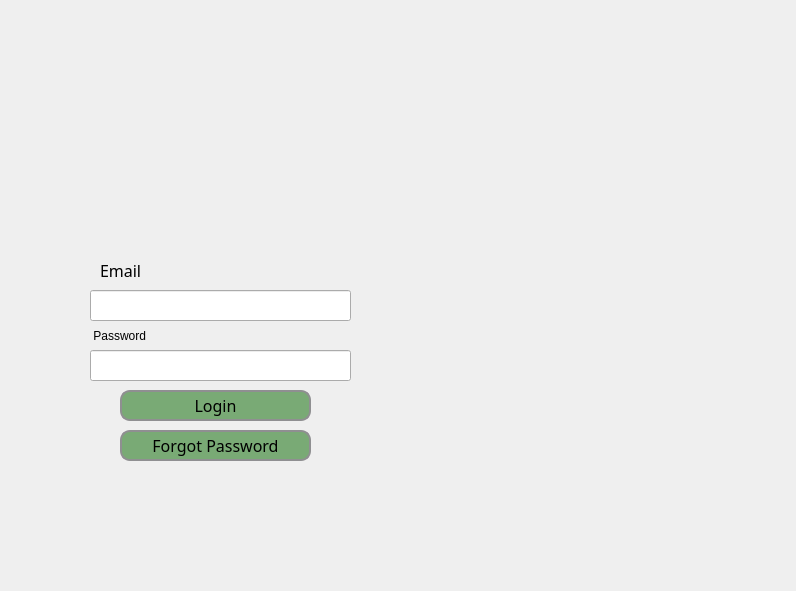
<?xml version="1.0" encoding="UTF-8"?>
<ui version="4.0">
 <class>Form</class>
 <widget class="QWidget" name="Form">
  <property name="geometry">
   <rect>
    <x>0</x>
    <y>0</y>
    <width>796</width>
    <height>591</height>
   </rect>
  </property>
  <property name="windowTitle">
   <string>Form</string>
  </property>
  <widget class="QLabel" name="label">
   <property name="geometry">
    <rect>
     <x>-230</x>
     <y>-220</y>
     <width>680</width>
     <height>360</height>
    </rect>
   </property>
   <property name="text">
    <string>&lt;html&gt;&lt;head/&gt;&lt;body&gt;&lt;p&gt;&lt;img src=&quot;:/ask/2593043.jpg&quot;/&gt;&lt;/p&gt;&lt;/body&gt;&lt;/html&gt;</string>
   </property>
  </widget>
  <widget class="QLabel" name="label_2">
   <property name="geometry">
    <rect>
     <x>100</x>
     <y>260</y>
     <width>151</width>
     <height>21</height>
    </rect>
   </property>
   <property name="font">
    <font>
     <family>8514oem</family>
     <pointsize>12</pointsize>
     <weight>50</weight>
     <italic>false</italic>
     <bold>false</bold>
    </font>
   </property>
   <property name="styleSheet">
    <string notr="true">font: 12pt &quot;8514oem&quot;;</string>
   </property>
   <property name="text">
    <string>Email </string>
   </property>
  </widget>
  <widget class="QLineEdit" name="emailInput">
   <property name="geometry">
    <rect>
     <x>90</x>
     <y>290</y>
     <width>261</width>
     <height>31</height>
    </rect>
   </property>
  </widget>
  <widget class="QLabel" name="label_3">
   <property name="geometry">
    <rect>
     <x>90</x>
     <y>320</y>
     <width>151</width>
     <height>31</height>
    </rect>
   </property>
   <property name="styleSheet">
    <string notr="true">font: 12pt &quot;8514oem&quot;;</string>
   </property>
   <property name="text">
    <string> Password</string>
   </property>
  </widget>
  <widget class="QLineEdit" name="passInput">
   <property name="geometry">
    <rect>
     <x>90</x>
     <y>350</y>
     <width>261</width>
     <height>31</height>
    </rect>
   </property>
   <property name="echoMode">
    <enum>QLineEdit::Password</enum>
   </property>
  </widget>
  <widget class="QPushButton" name="loginButton">
   <property name="geometry">
    <rect>
     <x>120</x>
     <y>390</y>
     <width>191</width>
     <height>31</height>
    </rect>
   </property>
   <property name="font">
    <font>
     <family>8514oem</family>
     <pointsize>12</pointsize>
     <weight>9</weight>
     <italic>false</italic>
     <bold>false</bold>
    </font>
   </property>
   <property name="styleSheet">
    <string notr="true">background-color: rgb(121, 170, 117);
font: 75 12pt &quot;8514oem&quot;;
border-radius: 10px; 
border: 2px solid #8f8f91;</string>
   </property>
   <property name="text">
    <string>Login</string>
   </property>
  </widget>
  <widget class="QPushButton" name="pushButton_2">
   <property name="geometry">
    <rect>
     <x>120</x>
     <y>430</y>
     <width>191</width>
     <height>31</height>
    </rect>
   </property>
   <property name="font">
    <font>
     <family>8514oem</family>
     <pointsize>12</pointsize>
     <weight>9</weight>
     <italic>false</italic>
     <bold>false</bold>
    </font>
   </property>
   <property name="styleSheet">
    <string notr="true">background-color: rgb(121, 170, 117);
font: 75 12pt &quot;8514oem&quot;;
border-radius: 10px; 
border: 2px solid #8f8f91;</string>
   </property>
   <property name="text">
    <string>Forgot Password</string>
   </property>
  </widget>
  <widget class="QLabel" name="label_4">
   <property name="geometry">
    <rect>
     <x>0</x>
     <y>0</y>
     <width>801</width>
     <height>591</height>
    </rect>
   </property>
   <property name="text">
    <string/>
   </property>
   <property name="pixmap">
    <pixmap>wepik-export-20231217053042atAc.jpeg</pixmap>
   </property>
   <property name="scaledContents">
    <bool>true</bool>
   </property>
  </widget>
  <zorder>label_4</zorder>
  <zorder>label</zorder>
  <zorder>label_2</zorder>
  <zorder>emailInput</zorder>
  <zorder>label_3</zorder>
  <zorder>passInput</zorder>
  <zorder>loginButton</zorder>
  <zorder>pushButton_2</zorder>
 </widget>
 <tabstops>
  <tabstop>emailInput</tabstop>
  <tabstop>passInput</tabstop>
  <tabstop>loginButton</tabstop>
  <tabstop>pushButton_2</tabstop>
 </tabstops>
 <resources>
  <include location="pa.qrc"/>
  <include location="as.qrc"/>
 </resources>
 <connections/>
</ui>
